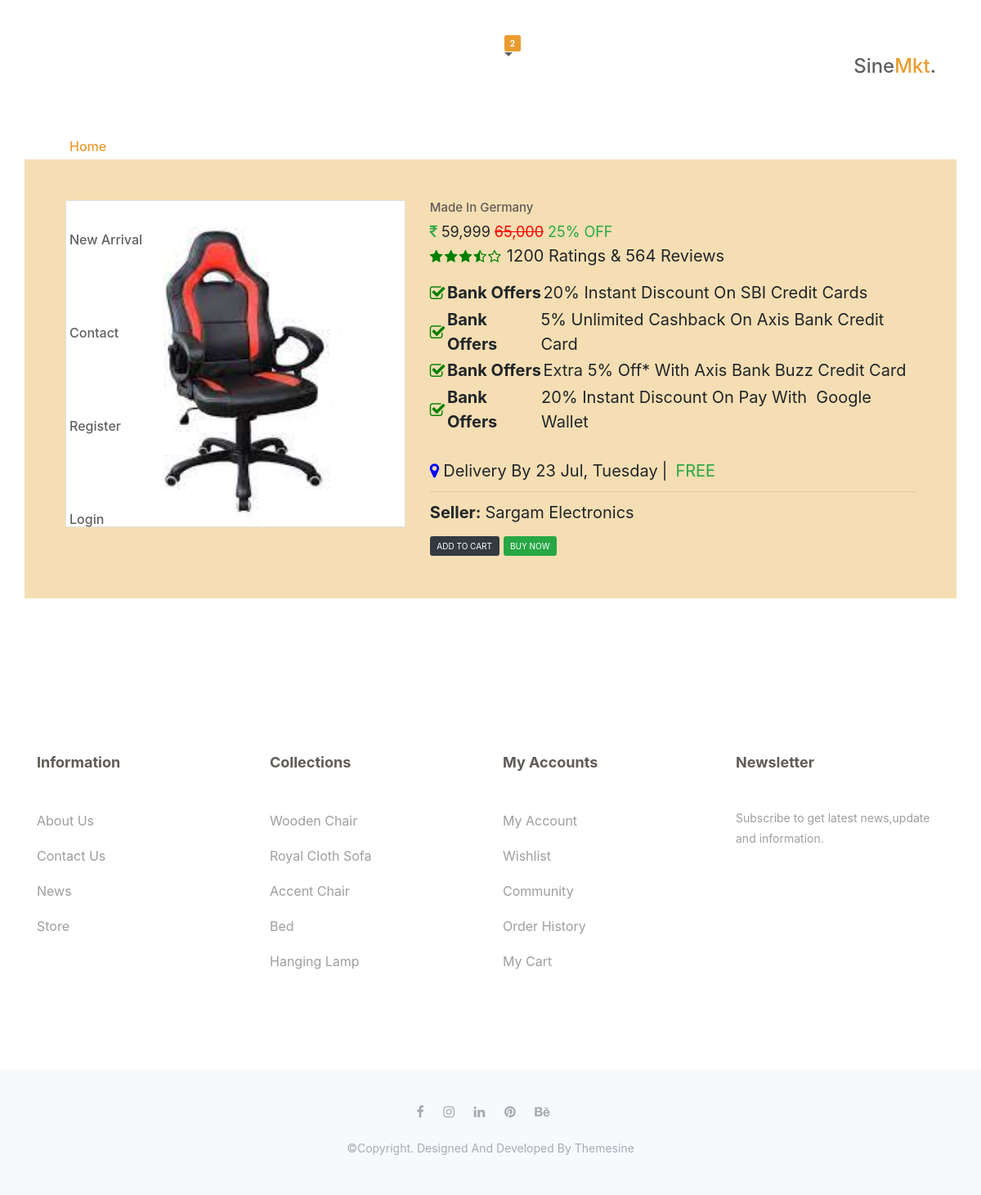
Page /1/details/ on the committed database.
### furn/models.py (models this page shows, shortened)
class Arrival(models.Model):
    arrivals_img = models.ImageField()
    arrivals_title = models.CharField(max_length=200)
    arrivals_url = models.URLField(max_length=500)
    arrivals_price = models.IntegerField(default=10)
    category = models.ForeignKey("Category", blank=True, on_delete=models.CASCADE)
    arrvals_size = models.CharField(max_length=30)
    arrivals_text = models.CharField(max_length=200)

### furn/views.py (the view)
# urls.py: path('<int:pk>/details/', arrivals_detail, name='arrival_detail'),
def arrivals_detail(request, pk):
    arrivals_details = Arrival.objects.get(id=pk)
    context = {
        "arrivals_details": arrivals_details,
    }
    return render(request, 'details/arrival_detail.html', context)

### templates/details/arrival_detail.html (shortened to what this page needs)
{% extends 'layouts/base.html' %}
{% block content %}
<head>
    <link rel="stylesheet" href="https://stackpath.bootstrapcdn.com/bootstrap/4.4.1/css/bootstrap.min.css">
    <link rel="stylesheet" href="https://stackpath.bootstrapcdn.com/bootstrap/4.4.1/js/bootstrap.bundle.min.js">
    <link rel="stylesheet" href="https://cdnjs.cloudflare.com/ajax/libs/jquery/3.2.1/jquery.min.js">
    <link rel="stylesheet" href="https://cdnjs.cloudflare.com/ajax/libs/font-awesome/4.7.0/css/font-awesome.min.css">
</head>
<section id="new-arrivals" class="new-arrivals">
    <div class="container">
        <div class="new-arrivals-content">
            <div class="row">
                <div class="container-fluid mt-5">
                    <div class="row">
                        <div class="col-md-5">
                            <div class="carousel slide" data-ride="carousel" id="carousel-1">
                                <div class="carousel-inner" role="listbox">
                                    <div class="carousel-item active"><img class="img-thumbnail w-100 d-block"
                                            src="{{ arrivals_details.arrivals_img.url }}" alt="Slide Image" style="height: 400px;"></div>
                                </div>
                            </div>
                        </div>
                        <div class="col-md-7">
                            <h4>{{ arrivals_details.arrivals_text }}</h4>
                            <div class="price"><span class="mr-2"><i class="fa fa-rupee text-success"></i>&nbsp;59,999</span><span
                                    class="mr-2 cut">65,000</span><span class="text-success">25% OFF</span></div>
                            <div class="d-flex flex-row">
                                <div class="icons mr-2"><i class="fa fa-star"></i><i class="fa fa-star"></i><i class="fa fa-star"></i><i
                                        class="fa fa-star-half-o"></i><i class="fa fa-star-o"></i></div><span>1200 ratings &amp; 564
                                    reviews</span>
                            </div>
                            <div class="d-flex align-items-center mt-4 offers mb-1"><i class="fa fa-check-square-o mt-1"></i><span
                                    class="ml-1 font-weight-bold">Bank Offers</span><span class="ml-1">20% Instant Discount on SBI
                                    Credit Cards<br></span></div>
                            <div class="d-flex align-items-center offers mb-1"><i class="fa fa-check-square-o mt-1"></i><span
                                    class="ml-1 font-weight-bold">Bank Offers</span><span class="ml-1">5% Unlimited Cashback on Axis
                                    Bank Credit Card<br></span></div>
                            <div class="d-flex align-items-center offers mb-1"><i class="fa fa-check-square-o mt-1"></i><span
                                    class="ml-1 font-weight-bold">Bank Offers</span><span class="ml-1">Extra 5% off* with Axis Bank Buzz
                                    Credit Card<br></span></div>
                            <div class="d-flex align-items-center offers"><i class="fa fa-check-square-o mt-1"></i><span
                                    class="ml-1 font-weight-bold">Bank Offers</span><span class="ml-1">20% Instant Discount on pay
                                    with&nbsp;&nbsp;google wallet<br></span></div>
                            <div class="d-flex align-items-center mt-5 delivery"><i class="fa fa-map-marker"></i><span
                                    class="ml-2">Delivery by 23 Jul, Tuesday<br></span><span class="ml-2 mr-2">|<br></span><span
                                    class="ml-2 mr-2 text-success">FREE<br></span></div>
                            <hr>
                            <div><span class="font-weight-bold">Seller:</span><span class="ml-2">Sargam Electronics</span></div>
                            <div class="mt-3"><button class="btn btn-dark mr-2" type="button">ADD TO CART</button><button
                                    class="btn btn-success" type="button">BUY NOW</button></div>
                        </div>
                    </div>
                </div>
            </div>
        </div>
    </div>
</section>
{% endblock %}

### templates/layouts/base.html (shortened to what this page needs)
<!DOCTYPE html>
{% load static %}
<html lang="en">
<head>
    <link rel="stylesheet" href="{% static 'css/font-awesome.min.css' %}">
    <link rel="stylesheet" href="{% static 'css/linearicons.css' %}">
    <link rel="stylesheet" href="{% static 'css/animate.css' %}">
    <link rel="stylesheet" href="{% static 'css/owl.carousel.min.css' %}">
    <link rel="stylesheet" href="{% static 'css/owl.theme.default.min.css' %}">
    <link rel="stylesheet" href="{% static 'css/bootstrap.min.css' %}">
    <link rel="stylesheet" href="{% static 'css/bootsnav.css' %}">
    <link rel="stylesheet" href="{% static 'css/style.css' %}">
    <link rel="stylesheet" href="{% static 'css/responsive.css' %}">
</head>
<body>
    <div class="block-content">
        {% include 'includes/navigation.html' %}
            {% block content %}
            {% endblock content %}
        {% include 'includes/footer.html' %}
    </div>
</body>
</html>

### templates/includes/logout-coniform.html (shortened to what this page needs)
{% load static %}

### templates/includes/navigation.html (shortened to what this page needs)
{% load static %}
<header id="home" class="welcome-hero">
    <div class="top-area">
        <div class="header-area">
            <nav class="navbar navbar-default bootsnav  navbar-sticky navbar-scrollspy" data-minus-value-desktop="70"
                data-minus-value-mobile="55" data-speed="1000">
                <div class="container">
                    <div class="attr-nav">
                        <ul>
                            <li class="search">
                                <a href="#"><span class="lnr lnr-magnifier"></span></a>
                            </li>
                            <li class="nav-setting">
                                <a href="#"><span class="lnr lnr-cog"></span></a>
                            </li>
                            <li class="dropdown">
                                <a href="#" class="dropdown-toggle" data-toggle="dropdown">
                                    <span class="lnr lnr-cart"></span>
                                    <span class="badge badge-bg-1">2</span>
                                </a>
                            </li>
                        </ul>
                    </div>
                    <div class="navbar-header">
                        <a class="navbar-brand" href="{% url 'furn:home' %}">sine<span>mkt</span>.</a>
                    </div>
                    <div class="collapse navbar-collapse menu-ui-design" id="navbar-menu">
                        <ul class="nav navbar-nav navbar-center" data-in="fadeInDown" data-out="fadeOutUp">
                            <li class="active"><a href="{% url 'furn:home' %}">home</a></li>
                            <li class="scroll"><a href="#new-arrivals">new arrival</a></li>
                            <li class="scroll"><a href="#newsletter">contact</a></li>
                            {% if not request.user.is_authenticated %}
                            <li><a href="{% url 'furn:signup' %}">Register</a></li>
                            <li><a href="{% url 'furn:login' %}">Login</a></li>
                            {% endif %}
                        </ul>
                    </div>
                </div>
            </nav>
        </div>
    </div>
</header>

### templates/includes/footer.html (shortened to what this page needs)
{% load static %}
<section id="newsletter" class="newsletter">
    <div class="container">
        <div class="hm-footer-details">
            <div class="row">
                <div class=" col-md-3 col-sm-6 col-xs-12">
                    <div class="hm-footer-widget">
                        <div class="hm-foot-title">
                            <h4>information</h4>
                        </div>
                        <div class="hm-foot-menu">
                            <ul>
                                <li><a href="#">about us</a></li>
                                <li><a href="#">contact us</a></li>
                                <li><a href="#">news</a></li>
                                <li><a href="#">store</a></li>
                            </ul>
                        </div>
                    </div>
                </div>
                <div class=" col-md-3 col-sm-6 col-xs-12">
                    <div class="hm-footer-widget">
                        <div class="hm-foot-title">
                            <h4>collections</h4>
                        </div>
                        <div class="hm-foot-menu">
                            <ul>
                                <li><a href="#">wooden chair</a></li>
                                <li><a href="#">royal cloth sofa</a></li>
                                <li><a href="#">accent chair</a></li>
                                <li><a href="#">bed</a></li>
                                <li><a href="#">hanging lamp</a></li>
                            </ul>
                        </div>
                    </div>
                </div>
                <div class=" col-md-3 col-sm-6 col-xs-12">
                    <div class="hm-footer-widget">
                        <div class="hm-foot-title">
                            <h4>my accounts</h4>
                        </div>
                        <div class="hm-foot-menu">
                            <ul>
                                <li><a href="#">my account</a></li>
                                <li><a href="#">wishlist</a></li>
                                <li><a href="#">Community</a></li>
                                <li><a href="#">order history</a></li>
                                <li><a href="#">my cart</a></li>
                            </ul>
                        </div>
                    </div>
                </div>
                <div class=" col-md-3 col-sm-6  col-xs-12">
                    <div class="hm-footer-widget">
                        <div class="hm-foot-title">
                            <h4>newsletter</h4>
                        </div>
                        <div class="hm-foot-para">
                            <p>
                                Subscribe to get latest news,update and information.
                            </p>
                        </div>
                    </div>
                </div>
            </div>
        </div>
    </div>
</section>
<footer id="footer" class="footer">
    <div class="container">
        <div class="hm-footer-copyright text-center">
            <div class="footer-social">
                <a href="#"><i class="fa fa-facebook"></i></a>
                <a href="#"><i class="fa fa-instagram"></i></a>
                <a href="#"><i class="fa fa-linkedin"></i></a>
                <a href="#"><i class="fa fa-pinterest"></i></a>
                <a href="#"><i class="fa fa-behance"></i></a>
            </div>
            <p>
                &copy;copyright. designed and developed by <a href="https://www.themesine.com/">themesine</a>
            </p>
        </div>
    </div>
</footer>

### static/css/bootsnav.css (style rules this page uses)
nav.bootsnav .container { position: relative; }
nav.navbar.bootsnav { margin-bottom: 0; -moz-border-radius: 0px; -webkit-border-radius: 0px; -o-border-radius: 0px; border-radius: 0px; background-color: #fff; border: none; border-bottom: solid 1px #e0e0e0; z-index: 9; }
nav.navbar.bootsnav ul.nav > li > a { color: #6f6f6f; background-color: transparent; outline: none; margin-bottom: -2px; }
nav.navbar.bootsnav ul.nav li.megamenu-fw > a:hover, nav.navbar.bootsnav ul.nav li.megamenu-fw > a:focus, nav.navbar.bootsnav ul.nav li.active > a:hover, nav.navbar.bootsnav ul.nav li.active > a:focus, nav.navbar.bootsnav ul.nav li.active > a { background-color: transparent; }
.attr-nav { float: right; display: inline-block; margin-left: 13px; margin-right: -15px; }
.attr-nav > ul { padding: 0; margin: 0 0 -7px 0; list-style: none; display: inline-block; }
.attr-nav > ul > li { float: left; display: block; }
.attr-nav > ul > li > a { color: #6f6f6f; display: block; padding: 28px 15px; position: relative; }
.attr-nav > ul > li > a span.badge { position: absolute; top: 50%; margin-top: -15px; right: 5px; font-size: 10px; padding: 0; width: 15px; height: 15px; padding-top: 2px; }
body { -webkit-transition: all 0.3s ease-in-out; -moz-transition: all 0.3s ease-in-out; -o-transition: all 0.3s ease-in-out; -ms-transition: all 0.3s ease-in-out; transition: all 0.3s ease-in-out; }
@media (min-width: 1024px) { nav.navbar.bootsnav ul.nav > li > a { padding: 30px 15px; font-weight: 600; } }

### templates/details/arrival_detail.html (style rules this page uses)
body { background: #fff; font-size: 20px; }
.container-fluid { padding: 50px; background-color: wheat; }
.carousel-item { width: 100% }
.price span { font-size: 18px }
.cut { text-decoration: line-through; color: red }
.icons i { font-size: 17px; color: green; margin-right: 2px }
.offers i { color: green }
.delivery i { color: blue }

### rows in the picture
Arrival: arrivals_img (picture), arrivals_text "Made In Germany"
